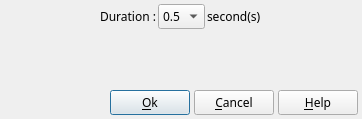
<?xml version="1.0" encoding="UTF-8"?>
<ui version="4.0">
 <class>DlgTransitionDuration</class>
 <widget class="QDialog" name="DlgTransitionDuration">
  <property name="geometry">
   <rect>
    <x>0</x>
    <y>0</y>
    <width>362</width>
    <height>119</height>
   </rect>
  </property>
  <property name="font">
   <font>
    <family>Sans Serif</family>
    <pointsize>9</pointsize>
   </font>
  </property>
  <property name="windowTitle">
   <string>Select transition duration for a set of slides</string>
  </property>
  <layout class="QVBoxLayout" name="verticalLayout">
   <property name="spacing">
    <number>2</number>
   </property>
   <property name="leftMargin">
    <number>4</number>
   </property>
   <property name="topMargin">
    <number>4</number>
   </property>
   <property name="rightMargin">
    <number>4</number>
   </property>
   <property name="bottomMargin">
    <number>4</number>
   </property>
   <item>
    <layout class="QHBoxLayout" name="horizontalLayout">
     <item>
      <widget class="QLabel" name="label_2">
       <property name="sizePolicy">
        <sizepolicy hsizetype="Expanding" vsizetype="Preferred">
         <horstretch>0</horstretch>
         <verstretch>0</verstretch>
        </sizepolicy>
       </property>
       <property name="text">
        <string>Duration :</string>
       </property>
       <property name="alignment">
        <set>Qt::AlignRight|Qt::AlignTrailing|Qt::AlignVCenter</set>
       </property>
      </widget>
     </item>
     <item>
      <widget class="QComboBox" name="TransitionDurationCB">
       <property name="sizePolicy">
        <sizepolicy hsizetype="Preferred" vsizetype="Fixed">
         <horstretch>0</horstretch>
         <verstretch>0</verstretch>
        </sizepolicy>
       </property>
       <property name="toolTip">
        <string>Define the animation duration</string>
       </property>
       <item>
        <property name="text">
         <string notr="true">0.5</string>
        </property>
       </item>
       <item>
        <property name="text">
         <string notr="true">1</string>
        </property>
       </item>
       <item>
        <property name="text">
         <string notr="true">2</string>
        </property>
       </item>
       <item>
        <property name="text">
         <string notr="true">3</string>
        </property>
       </item>
       <item>
        <property name="text">
         <string notr="true">4</string>
        </property>
       </item>
       <item>
        <property name="text">
         <string notr="true">6</string>
        </property>
       </item>
       <item>
        <property name="text">
         <string notr="true">8</string>
        </property>
       </item>
       <item>
        <property name="text">
         <string notr="true">10</string>
        </property>
       </item>
      </widget>
     </item>
     <item>
      <widget class="QLabel" name="label_3">
       <property name="sizePolicy">
        <sizepolicy hsizetype="Expanding" vsizetype="Preferred">
         <horstretch>0</horstretch>
         <verstretch>0</verstretch>
        </sizepolicy>
       </property>
       <property name="text">
        <string>second(s)</string>
       </property>
      </widget>
     </item>
    </layout>
   </item>
   <item>
    <spacer name="verticalSpacer">
     <property name="orientation">
      <enum>Qt::Vertical</enum>
     </property>
     <property name="sizeHint" stdset="0">
      <size>
       <width>20</width>
       <height>40</height>
      </size>
     </property>
    </spacer>
   </item>
   <item>
    <layout class="QHBoxLayout" name="horizontalLayout_2">
     <property name="spacing">
      <number>4</number>
     </property>
     <item>
      <spacer name="horizontalSpacer_2">
       <property name="orientation">
        <enum>Qt::Horizontal</enum>
       </property>
       <property name="sizeHint" stdset="0">
        <size>
         <width>40</width>
         <height>20</height>
        </size>
       </property>
      </spacer>
     </item>
     <item>
      <widget class="QPushButton" name="OKBT">
       <property name="toolTip">
        <string>Accept modification and exit dialog box</string>
       </property>
       <property name="text">
        <string>&amp;Ok</string>
       </property>
       <property name="icon">
        <iconset>
         <normaloff>:/img/action_ok.png</normaloff>:/img/action_ok.png</iconset>
       </property>
      </widget>
     </item>
     <item>
      <widget class="QPushButton" name="CancelBt">
       <property name="toolTip">
        <string>Cancel modification and exit dialog box</string>
       </property>
       <property name="text">
        <string>&amp;Cancel</string>
       </property>
       <property name="icon">
        <iconset>
         <normaloff>:/img/action_cancel.png</normaloff>:/img/action_cancel.png</iconset>
       </property>
      </widget>
     </item>
     <item>
      <widget class="QPushButton" name="HelpBt">
       <property name="toolTip">
        <string>Show help about this dialogue box</string>
       </property>
       <property name="text">
        <string>&amp;Help</string>
       </property>
       <property name="icon">
        <iconset>
         <normaloff>:/img/help.png</normaloff>:/img/help.png</iconset>
       </property>
      </widget>
     </item>
    </layout>
   </item>
  </layout>
 </widget>
 <resources/>
 <connections/>
</ui>
